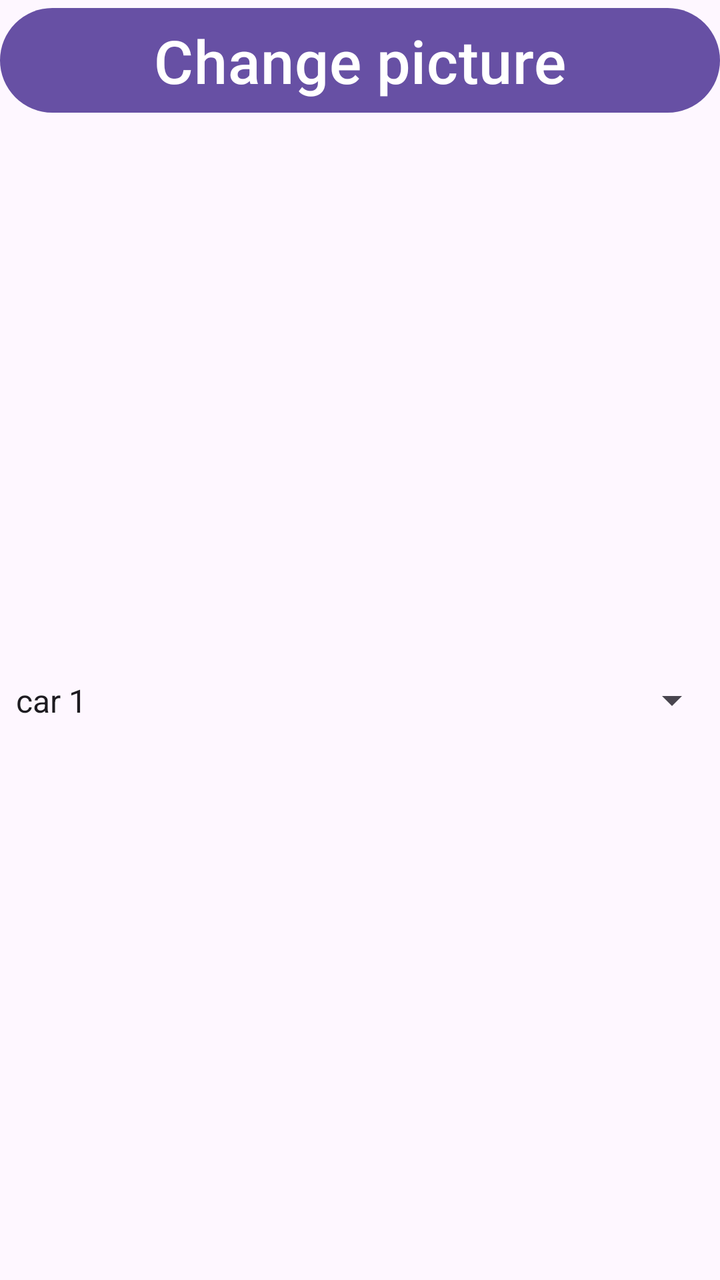
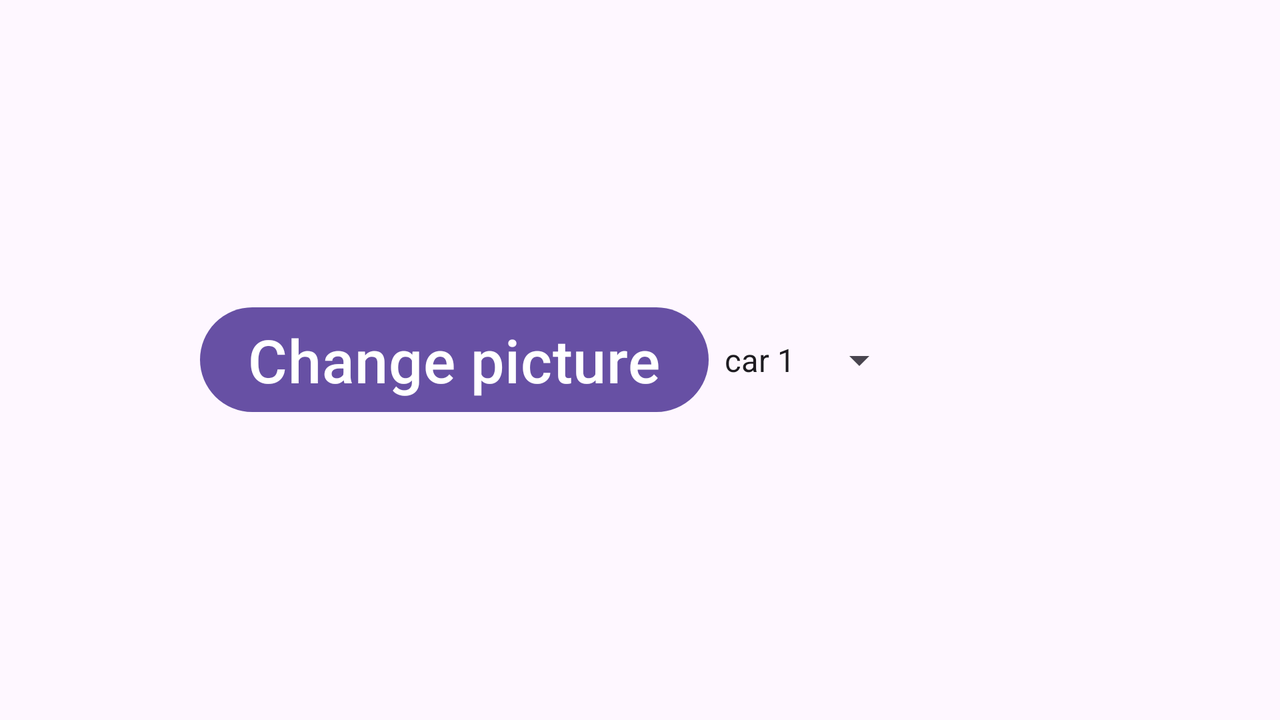

Two renders of one Android screen. The first uses the default layout on a phone; the second uses the alternative layout the repository ships for a different screen configuration, on a matching device. The two XML files are below.
<!-- AndroidManifest.xml: application theme Theme.OrientationAdaptation -->
<!-- res/layout/activity_main.xml -->
<?xml version="1.0" encoding="utf-8"?>
<LinearLayout xmlns:android="http://schemas.android.com/apk/res/android"
    xmlns:app="http://schemas.android.com/apk/res-auto"
    xmlns:tools="http://schemas.android.com/tools"
    android:id="@+id/main"
    android:layout_width="match_parent"
    android:orientation="vertical"
    android:layout_height="match_parent"
    tools:context=".MainActivity">

    <ImageView
        android:id="@+id/picture"
        android:layout_width="match_parent"
        android:layout_height="wrap_content"
        android:src="@drawable/squarecat" />
    <Button
        android:layout_width="match_parent"
        android:layout_height="wrap_content"
        android:text="Change picture"
        android:textSize="30sp"
        android:onClick="onChangePictureClick"
        />
    <Spinner
        android:entries="@array/pictures"
        android:layout_width="match_parent"
        android:layout_height="match_parent"
        android:id="@+id/pictures_list"
        />

</LinearLayout>
<!-- resources referenced by this layout -->
<resources>
  <string-array name="pictures">
          <item>car 1</item>
          <item>car 2</item>
          <item>car 3</item>
      </string-array>
  <style name="Theme.OrientationAdaptation" parent="Base.Theme.OrientationAdaptation" />
  <style name="Base.Theme.OrientationAdaptation" parent="Theme.Material3.DayNight.NoActionBar">
          
          
      </style>
</resources>
<!-- res/layout-land/activity_main.xml (the repository's variant of the layout above) -->
<!-- drawn on the phone turned sideways -->
<?xml version="1.0" encoding="utf-8"?>
<LinearLayout xmlns:android="http://schemas.android.com/apk/res/android"
    android:id="@+id/main"
    android:layout_width="match_parent"
    android:orientation="horizontal"
    android:layout_height="match_parent">
    <ImageView
        android:id="@+id/picture"
        android:layout_width="100dp"
        android:layout_gravity="center_vertical"
        android:layout_height="100dp"
        android:src="@drawable/squarecat" />
    <Button
        android:layout_width="wrap_content"
        android:layout_gravity="center_vertical"
        android:layout_height="wrap_content"
        android:text="Change picture"
        android:textSize="30sp"
        android:onClick="onChangePictureClick"
        />
    <Spinner
        android:entries="@array/pictures"
        android:layout_width="wrap_content"
        android:layout_height="match_parent"
        android:id="@+id/pictures_list"
        />
</LinearLayout>
